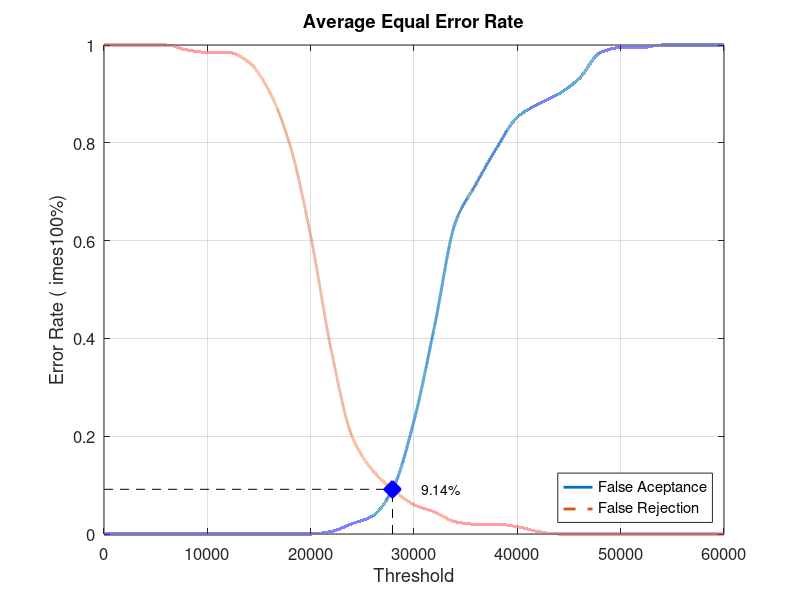
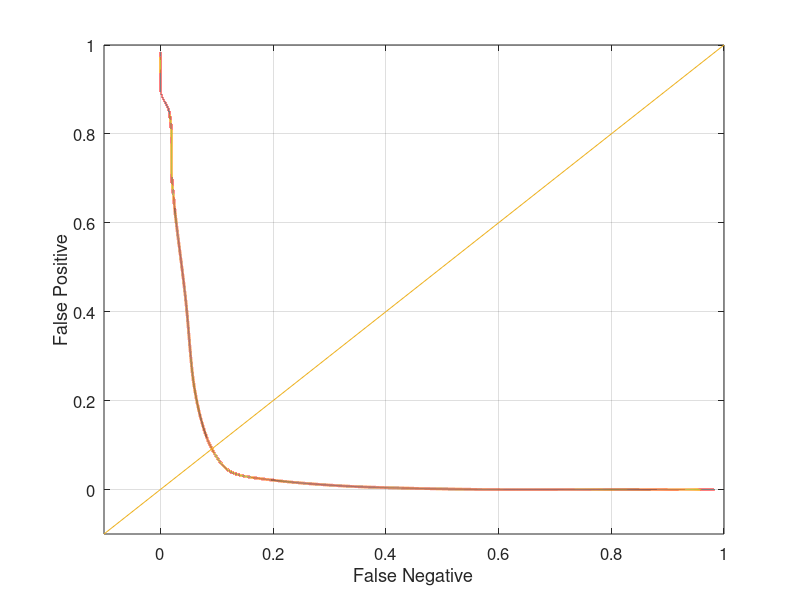

MATLAB code to generate these figures, in order:
close all;
clear;
clc;
x = 0:2000:60000;
xq = 0:0.5:60000;

y0 = [0 0 0 0 0 0 0 0 0 0 0 0.00526316 0.0210526 0.0368421 0.0947368 0.231579 0.426316 0.636842 0.715789 0.789474 0.852632 0.878947 0.9 0.931579 0.984211 0.994737 0.994737 1 1 1 1]
yy0 = interp1(x, y0, xq, 'pchip');
y1 = [1 1 1 1 0.99 0.985 0.985 0.965 0.905 0.795 0.61 0.375 0.2 0.13 0.09 0.06 0.045 0.025 0.02 0.02 0.015 0.005 0 0 0 0 0 0 0 0 0]
yy1 = interp1(x, y1, xq, 'pchip');

% Calculating EER: 
y2 = abs(y0 - y1);
find(y2 == min(y2))
yy2 = abs(yy0 - yy1);
xEER = find(yy2 == min(yy2));
xEERIndex = xq(xEER) % X-axis EER
yEER = yy0(xEER) % Y-axis EER

main = figure
plot(xq, yy0,'-','LineWidth', 2);	hold on
plot(xq, yy1,'--','LineWidth', 2);	hold on
plot([xEERIndex xEERIndex], [0 yEER], 'k--');	hold on
plot([0 xEERIndex], [yEER yEER], 'k--');	hold on
plot(xEERIndex, yEER, 'bx', 'LineWidth', 10);	hold on
text(xEERIndex + 10 * xEERIndex / 100, yEER, [num2str(round((10000 * yEER)) / 100) '%'])
legend('False Aceptance', 'False Rejection', 'Location', 'SouthEast')
xlabel('Threshold')
ylabel('Error Rate (	imes100%)')
title('Average Equal Error Rate')
set(gca, 'FontSize', 12)
axis([0 60000 0 1])
grid on

print(main, 'Database3_2Main', '-dpng');
FNRxFPR = figure('Color', [1 1 1]);
plot(yy1, yy0, '-', yy1, yy0, 'LineWidth', 2);
hold on
y = -0.1:0.1:1
plot(y, y); 
set(gca, 'FontSize', 12)
xlabel('False Negative')
ylabel('False Positive')
axis([-0.1 1 -0.1 1])
set(gca, 'FontSize', 12)
grid on

print(FNRxFPR, 'Database3_2FNRxFPR','-dpng');
